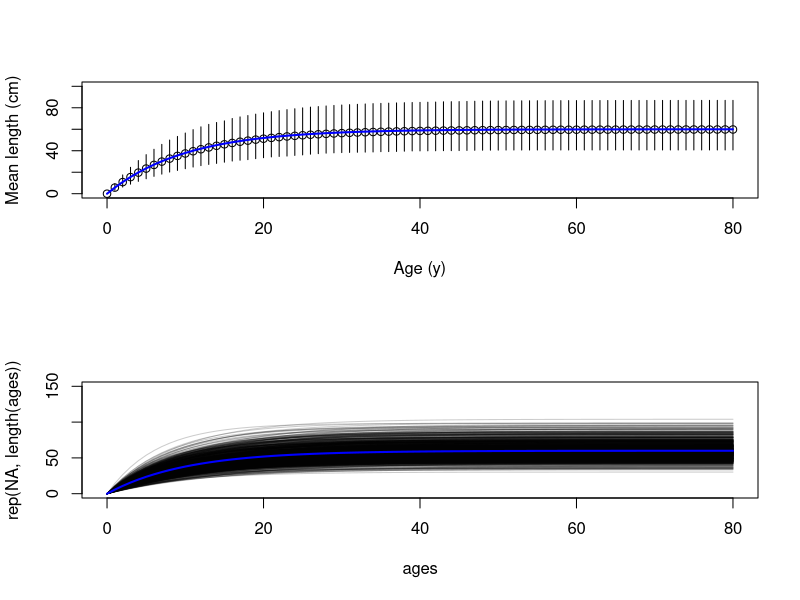
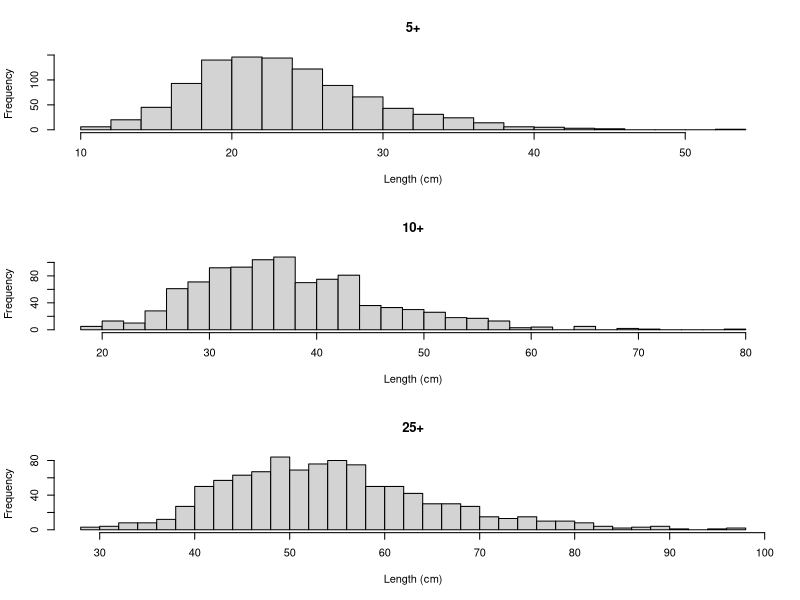

Recreate these plots in R, in order.
### Confidence interval calc function
ci<- function(x,ci) {
  
  x<-x[order(x)]
  y<-(1-ci)/2
  lci <-round(length(x)*y,0)
  uci<- round(length(x)*(1-y),0)
  return(c(x[lci],x[uci]))
}
####################################




# A test of alternative formulations for growth
# 
# How to allow for individual variability in growth and still maintain population level growth pars


# Population level growth pars
k <- 0.1
linf <- 60
#number of annual time steps in annual cycle
steps=1


t=1/steps
#max age
max_age<-80

ages= seq(0,max_age,t)


# Simulate a population of fish with different g1 and g2s
n <- 1000
cv <- 0.2


## need to generate k and Linf as longnormal random deviates assumes k comes from a lognormal distribution with mean = k and variance = v  
# in log space log(k) come from a normal distribution with mean = 'u' and standard deviation 's' calculated as follows:


v=(k*cv)^2 #varaiance of k

u = log(k^2/sqrt(v +k^2)) # mean of log(k)
s= sqrt(log(v/k^2 +1)) # stdev of log(k)

Ks <-exp(rnorm(n,u,s)) # k lognormal random deviates

#Test you get log mean and stdev back for K 
nsamp = 10000000
Ktest<- exp(rnorm(nsamp,u,s))
mean(Ktest) #mean
sd(Ktest)/mean(Ktest) #cv


# Linf
v=(linf*cv)^2 #varaiance of Linf

u = log(linf^2/sqrt(v +linf^2))  # mean of log(Linf)
s= sqrt(log(v/linf^2 +1))
Linfs <-exp(rnorm(n,u,s)) # linf lognormal random deviates



#Test you get log mean and stdev back for  Linf
Ltest<- exp(rnorm(nsamp,u,s))
mean(Ltest) #mean
sd(Ltest)/mean(Ltest)  #cv

#generate starting survey bootstraps



# For each fish calculate simulate growth
fishes <- NULL


for(fish in 1:n){
  # Calculate a and b for this fish
  

  b<- -(1-exp(-Ks[fish]*t))

  a <- -Linfs[fish]*b
  
  # Simulate growth
  lengths <- 0
  for(age in ages[-1]) {
    length_now <- lengths[length(lengths)]

      length_incr <- a + b*length_now
      length_now <- length_now + length_incr
    lengths <- c(lengths, length_now)
  }
  fishes <- if(is.null(fishes)) lengths else rbind(fishes,lengths)
}



# Calculate distributions at age





length_mean_age<-apply(fishes,2,mean)
#95% CI of boots
lci<- function(x) return(ci(x,0.95)[1])
uci<- function(x) return(ci(x,0.95)[2])
upper_sd<- apply(fishes,2,uci)
lower_sd<-apply(fishes,2,lci)

par(mfrow=c(2,1))
# Calculate vonB lengths at age
length_vb_age <- linf * (1-exp(-k*ages))
par(mfrow=c(2,1))
plot(ages,length_mean_age,ylab='Mean length (cm)',xlab='Age (y)',ylim=c(0,100))
segments(ages,lower_sd ,ages,upper_sd)
lines(ages,length_vb_age, col="blue",lwd=2)



# Plot lengths at age
plot(ages,rep(NA,length(ages)),ylim=c(0,150))
for(fish in 1:n) lines(ages,fishes[fish,],col=hsv(0,0,0,0.2))
lines(ages,length_vb_age, col="blue",lwd=2)


# Histograms of length at age
par(mfrow=c(3,1))
hist(fishes[,(5*steps+1)],breaks=30,main='5+',xlab='Length (cm)')
hist(fishes[,(10*steps+1)],breaks=30,main='10+',xlab='Length (cm)')
hist(fishes[,(25*steps+1)],breaks=30,main='25+',xlab='Length (cm)')
